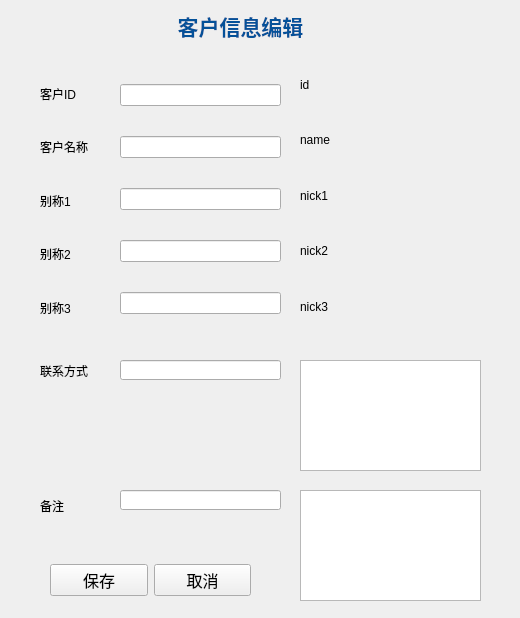
<?xml version="1.0" encoding="UTF-8"?>
<ui version="4.0">
 <class>Form</class>
 <widget class="QWidget" name="Form">
  <property name="geometry">
   <rect>
    <x>0</x>
    <y>0</y>
    <width>520</width>
    <height>618</height>
   </rect>
  </property>
  <property name="focusPolicy">
   <enum>Qt::StrongFocus</enum>
  </property>
  <property name="windowTitle">
   <string>Form</string>
  </property>
  <property name="autoFillBackground">
   <bool>true</bool>
  </property>
  <widget class="QTextBrowser" name="textBrowser_remark">
   <property name="geometry">
    <rect>
     <x>300</x>
     <y>490</y>
     <width>181</width>
     <height>111</height>
    </rect>
   </property>
   <property name="frameShadow">
    <enum>QFrame::Plain</enum>
   </property>
   <property name="lineWidth">
    <number>0</number>
   </property>
  </widget>
  <widget class="QLabel" name="label_13">
   <property name="geometry">
    <rect>
     <x>160</x>
     <y>10</y>
     <width>161</width>
     <height>31</height>
    </rect>
   </property>
   <property name="text">
    <string>&lt;html&gt;&lt;head/&gt;&lt;body&gt;&lt;p align=&quot;center&quot;&gt;&lt;span style=&quot; font-size:16pt; font-weight:600; color:#045199;&quot;&gt;客户信息编辑&lt;/span&gt;&lt;/p&gt;&lt;/body&gt;&lt;/html&gt;</string>
   </property>
  </widget>
  <widget class="QWidget" name="verticalLayoutWidget">
   <property name="geometry">
    <rect>
     <x>40</x>
     <y>70</y>
     <width>61</width>
     <height>261</height>
    </rect>
   </property>
   <layout class="QVBoxLayout" name="verticalLayout">
    <item>
     <widget class="QLabel" name="label">
      <property name="text">
       <string>客户ID</string>
      </property>
     </widget>
    </item>
    <item>
     <widget class="QLabel" name="label_2">
      <property name="text">
       <string>客户名称</string>
      </property>
     </widget>
    </item>
    <item>
     <widget class="QLabel" name="label_3">
      <property name="text">
       <string>别称1</string>
      </property>
     </widget>
    </item>
    <item>
     <widget class="QLabel" name="label_4">
      <property name="text">
       <string>别称2</string>
      </property>
     </widget>
    </item>
    <item>
     <widget class="QLabel" name="label_5">
      <property name="text">
       <string>别称3</string>
      </property>
     </widget>
    </item>
   </layout>
  </widget>
  <widget class="QWidget" name="verticalLayoutWidget_2">
   <property name="geometry">
    <rect>
     <x>120</x>
     <y>60</y>
     <width>161</width>
     <height>281</height>
    </rect>
   </property>
   <layout class="QVBoxLayout" name="verticalLayout_2">
    <item>
     <widget class="QLineEdit" name="lineEdit_id">
      <property name="readOnly">
       <bool>true</bool>
      </property>
     </widget>
    </item>
    <item>
     <widget class="QLineEdit" name="lineEdit_name"/>
    </item>
    <item>
     <widget class="QLineEdit" name="lineEdit_nick1"/>
    </item>
    <item>
     <widget class="QLineEdit" name="lineEdit_nick2"/>
    </item>
    <item>
     <widget class="QLineEdit" name="lineEdit_nick3"/>
    </item>
   </layout>
  </widget>
  <widget class="QWidget" name="verticalLayoutWidget_3">
   <property name="geometry">
    <rect>
     <x>300</x>
     <y>60</y>
     <width>181</width>
     <height>271</height>
    </rect>
   </property>
   <layout class="QVBoxLayout" name="verticalLayout_3">
    <item>
     <widget class="QLabel" name="label_id">
      <property name="text">
       <string>id</string>
      </property>
     </widget>
    </item>
    <item>
     <widget class="QLabel" name="label_name">
      <property name="text">
       <string>name</string>
      </property>
     </widget>
    </item>
    <item>
     <widget class="QLabel" name="label_nick1">
      <property name="text">
       <string>nick1</string>
      </property>
     </widget>
    </item>
    <item>
     <widget class="QLabel" name="label_nick2">
      <property name="text">
       <string>nick2</string>
      </property>
     </widget>
    </item>
    <item>
     <widget class="QLabel" name="label_nick3">
      <property name="text">
       <string>nick3</string>
      </property>
     </widget>
    </item>
   </layout>
  </widget>
  <widget class="QTextBrowser" name="textBrowser_contact">
   <property name="geometry">
    <rect>
     <x>300</x>
     <y>360</y>
     <width>181</width>
     <height>111</height>
    </rect>
   </property>
   <property name="frameShadow">
    <enum>QFrame::Plain</enum>
   </property>
   <property name="lineWidth">
    <number>0</number>
   </property>
  </widget>
  <widget class="QLabel" name="label_7">
   <property name="geometry">
    <rect>
     <x>40</x>
     <y>480</y>
     <width>59</width>
     <height>52</height>
    </rect>
   </property>
   <property name="text">
    <string>备注</string>
   </property>
  </widget>
  <widget class="QLabel" name="label_6">
   <property name="geometry">
    <rect>
     <x>40</x>
     <y>340</y>
     <width>59</width>
     <height>61</height>
    </rect>
   </property>
   <property name="text">
    <string>联系方式</string>
   </property>
  </widget>
  <widget class="QLineEdit" name="lineEdit_contact">
   <property name="geometry">
    <rect>
     <x>120</x>
     <y>360</y>
     <width>161</width>
     <height>20</height>
    </rect>
   </property>
  </widget>
  <widget class="QLineEdit" name="lineEdit_remark">
   <property name="geometry">
    <rect>
     <x>120</x>
     <y>490</y>
     <width>161</width>
     <height>20</height>
    </rect>
   </property>
  </widget>
  <widget class="QWidget" name="horizontalLayoutWidget">
   <property name="geometry">
    <rect>
     <x>50</x>
     <y>550</y>
     <width>201</width>
     <height>61</height>
    </rect>
   </property>
   <layout class="QHBoxLayout" name="horizontalLayout">
    <item>
     <widget class="QPushButton" name="pushButton_save">
      <property name="font">
       <font>
        <family>宋体</family>
        <pointsize>12</pointsize>
        <weight>50</weight>
        <bold>false</bold>
       </font>
      </property>
      <property name="text">
       <string>保存</string>
      </property>
     </widget>
    </item>
    <item>
     <widget class="QPushButton" name="pushButton_cancel">
      <property name="font">
       <font>
        <family>宋体</family>
        <pointsize>12</pointsize>
        <weight>50</weight>
        <bold>false</bold>
       </font>
      </property>
      <property name="text">
       <string>取消</string>
      </property>
     </widget>
    </item>
   </layout>
  </widget>
 </widget>
 <resources/>
 <connections>
  <connection>
   <sender>pushButton_save</sender>
   <signal>clicked()</signal>
   <receiver>Form</receiver>
   <slot>saveToSqlite()</slot>
   <hints>
    <hint type="sourcelabel">
     <x>95</x>
     <y>568</y>
    </hint>
    <hint type="destinationlabel">
     <x>91</x>
     <y>218</y>
    </hint>
   </hints>
  </connection>
  <connection>
   <sender>lineEdit_name</sender>
   <signal>textChanged(QString)</signal>
   <receiver>label_name</receiver>
   <slot>setText(QString)</slot>
   <hints>
    <hint type="sourcelabel">
     <x>212</x>
     <y>150</y>
    </hint>
    <hint type="destinationlabel">
     <x>336</x>
     <y>152</y>
    </hint>
   </hints>
  </connection>
  <connection>
   <sender>lineEdit_nick1</sender>
   <signal>textChanged(QString)</signal>
   <receiver>label_nick1</receiver>
   <slot>setText(QString)</slot>
   <hints>
    <hint type="sourcelabel">
     <x>214</x>
     <y>203</y>
    </hint>
    <hint type="destinationlabel">
     <x>356</x>
     <y>180</y>
    </hint>
   </hints>
  </connection>
  <connection>
   <sender>lineEdit_nick2</sender>
   <signal>textChanged(QString)</signal>
   <receiver>label_nick2</receiver>
   <slot>setText(QString)</slot>
   <hints>
    <hint type="sourcelabel">
     <x>173</x>
     <y>256</y>
    </hint>
    <hint type="destinationlabel">
     <x>344</x>
     <y>274</y>
    </hint>
   </hints>
  </connection>
  <connection>
   <sender>lineEdit_nick3</sender>
   <signal>textChanged(QString)</signal>
   <receiver>label_nick3</receiver>
   <slot>setText(QString)</slot>
   <hints>
    <hint type="sourcelabel">
     <x>206</x>
     <y>309</y>
    </hint>
    <hint type="destinationlabel">
     <x>362</x>
     <y>329</y>
    </hint>
   </hints>
  </connection>
  <connection>
   <sender>lineEdit_contact</sender>
   <signal>textChanged(QString)</signal>
   <receiver>textBrowser_contact</receiver>
   <slot>setText(QString)</slot>
   <hints>
    <hint type="sourcelabel">
     <x>216</x>
     <y>298</y>
    </hint>
    <hint type="destinationlabel">
     <x>367</x>
     <y>308</y>
    </hint>
   </hints>
  </connection>
  <connection>
   <sender>lineEdit_remark</sender>
   <signal>textChanged(QString)</signal>
   <receiver>textBrowser_remark</receiver>
   <slot>setText(QString)</slot>
   <hints>
    <hint type="sourcelabel">
     <x>248</x>
     <y>374</y>
    </hint>
    <hint type="destinationlabel">
     <x>379</x>
     <y>369</y>
    </hint>
   </hints>
  </connection>
  <connection>
   <sender>pushButton_cancel</sender>
   <signal>clicked()</signal>
   <receiver>Form</receiver>
   <slot>close()</slot>
   <hints>
    <hint type="sourcelabel">
     <x>249</x>
     <y>568</y>
    </hint>
    <hint type="destinationlabel">
     <x>361</x>
     <y>446</y>
    </hint>
   </hints>
  </connection>
 </connections>
 <slots>
  <slot>saveToSqlite()</slot>
 </slots>
</ui>
